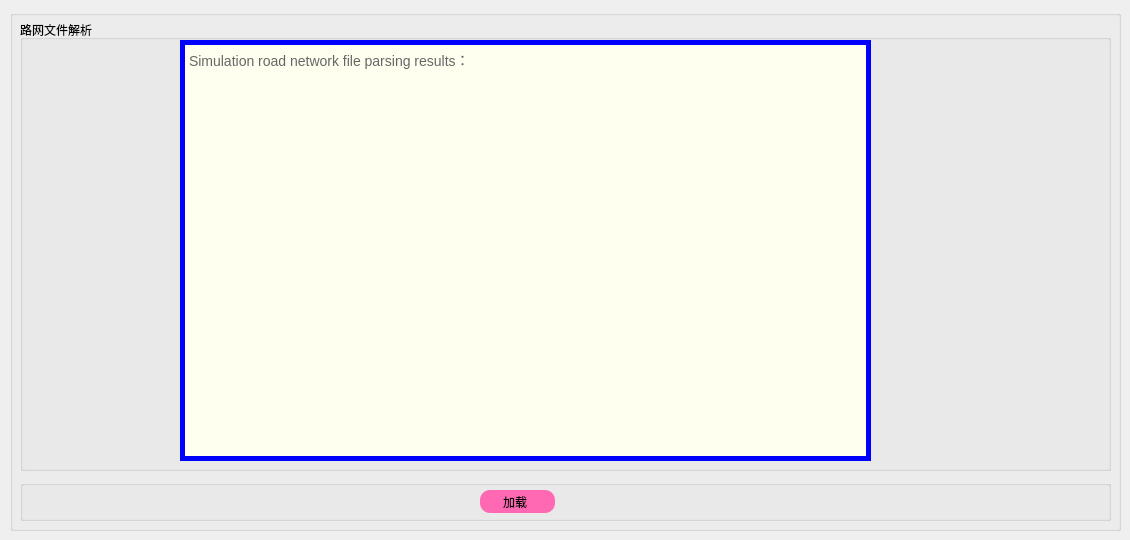
     <widget class="QWidget" name="tab">
      <attribute name="title">
       <string>net</string>
      </attribute>
      <widget class="QGroupBox" name="groupBox_7">
       <property name="geometry">
        <rect>
         <x>10</x>
         <y>10</y>
         <width>1111</width>
         <height>521</height>
        </rect>
       </property>
       <property name="title">
        <string/>
       </property>
       <widget class="QLabel" name="label_map">
        <property name="geometry">
         <rect>
          <x>10</x>
          <y>10</y>
          <width>641</width>
          <height>501</height>
         </rect>
        </property>
        <property name="toolTip">
         <string notr="true"/>
        </property>
        <property name="toolTipDuration">
         <number>0</number>
        </property>
        <property name="text">
         <string/>
        </property>
        <property name="alignment">
         <set>Qt::AlignRight|Qt::AlignTop|Qt::AlignTrailing</set>
        </property>
       </widget>
       <widget class="QGroupBox" name="groupBox_8">
        <property name="geometry">
         <rect>
          <x>10</x>
          <y>10</y>
          <width>1091</width>
          <height>451</height>
         </rect>
        </property>
        <property name="title">
         <string>路网文件解析</string>
        </property>
        <widget class="QTextBrowser" name="textBrowser_net_info">
         <property name="geometry">
          <rect>
           <x>160</x>
           <y>20</y>
           <width>691</width>
           <height>421</height>
          </rect>
         </property>
         <property name="styleSheet">
          <string notr="true">border:5px solid #0000FF;
color:#000000;
background-color:#FFFFF0;</string>
         </property>
         <property name="html">
          <string>&lt;!DOCTYPE HTML PUBLIC &quot;-//W3C//DTD HTML 4.0//EN&quot; &quot;http://www.w3.org/TR/REC-html40/strict.dtd&quot;&gt;
&lt;html&gt;&lt;head&gt;&lt;meta name=&quot;qrichtext&quot; content=&quot;1&quot; /&gt;&lt;meta charset=&quot;utf-8&quot; /&gt;&lt;style type=&quot;text/css&quot;&gt;
p, li { white-space: pre-wrap; }
hr { height: 1px; border-width: 0; }
li.unchecked::marker { content: &quot;\2610&quot;; }
li.checked::marker { content: &quot;\2612&quot;; }
&lt;/style&gt;&lt;/head&gt;&lt;body style=&quot; font-family:'Microsoft YaHei UI'; font-size:9pt; font-weight:400; font-style:normal;&quot;&gt;
&lt;p style=&quot; margin-top:0px; margin-bottom:0px; margin-left:0px; margin-right:0px; -qt-block-indent:0; text-indent:0px; line-height:20px;&quot;&gt;&lt;span style=&quot; font-family:'Arial','Microsoft YaHei','微软雅黑','宋体','Malgun Gothic','Meiryo','sans-serif'; font-size:14px; color:#666666;&quot;&gt;Simulation road network file parsing results：&lt;/span&gt;&lt;/p&gt;&lt;/body&gt;&lt;/html&gt;</string>
         </property>
        </widget>
       </widget>
       <widget class="QGroupBox" name="groupBox_choose">
        <property name="geometry">
         <rect>
          <x>10</x>
          <y>470</y>
          <width>1091</width>
          <height>41</height>
         </rect>
        </property>
        <property name="title">
         <string/>
        </property>
        <widget class="QPushButton" name="pushButton_load">
         <property name="geometry">
          <rect>
           <x>460</x>
           <y>10</y>
           <width>75</width>
           <height>23</height>
          </rect>
         </property>
         <property name="styleSheet">
          <string notr="true">QPushButton{
        border:none;
        color:black;
        font-size:11;
		border-radius:10px;
        padding-left:5px;
        padding-right:10px;
        text-align:middle;
		background:LightGray;
		background-color:#FF69B4;
    }
QPushButton:hover{
        color:white;
        border:1px solid #F3F3F5;
        border-radius:10px;
        background:#00FF00;
}
QPushButton:pressed{
        color:red;
        border:3px solid #4169E1;
        border-radius:10px;
        background:#00FF00;
}
</string>
         </property>
         <property name="text">
          <string>加载</string>
         </property>
        </widget>
       </widget>
      </widget>
     </widget>
